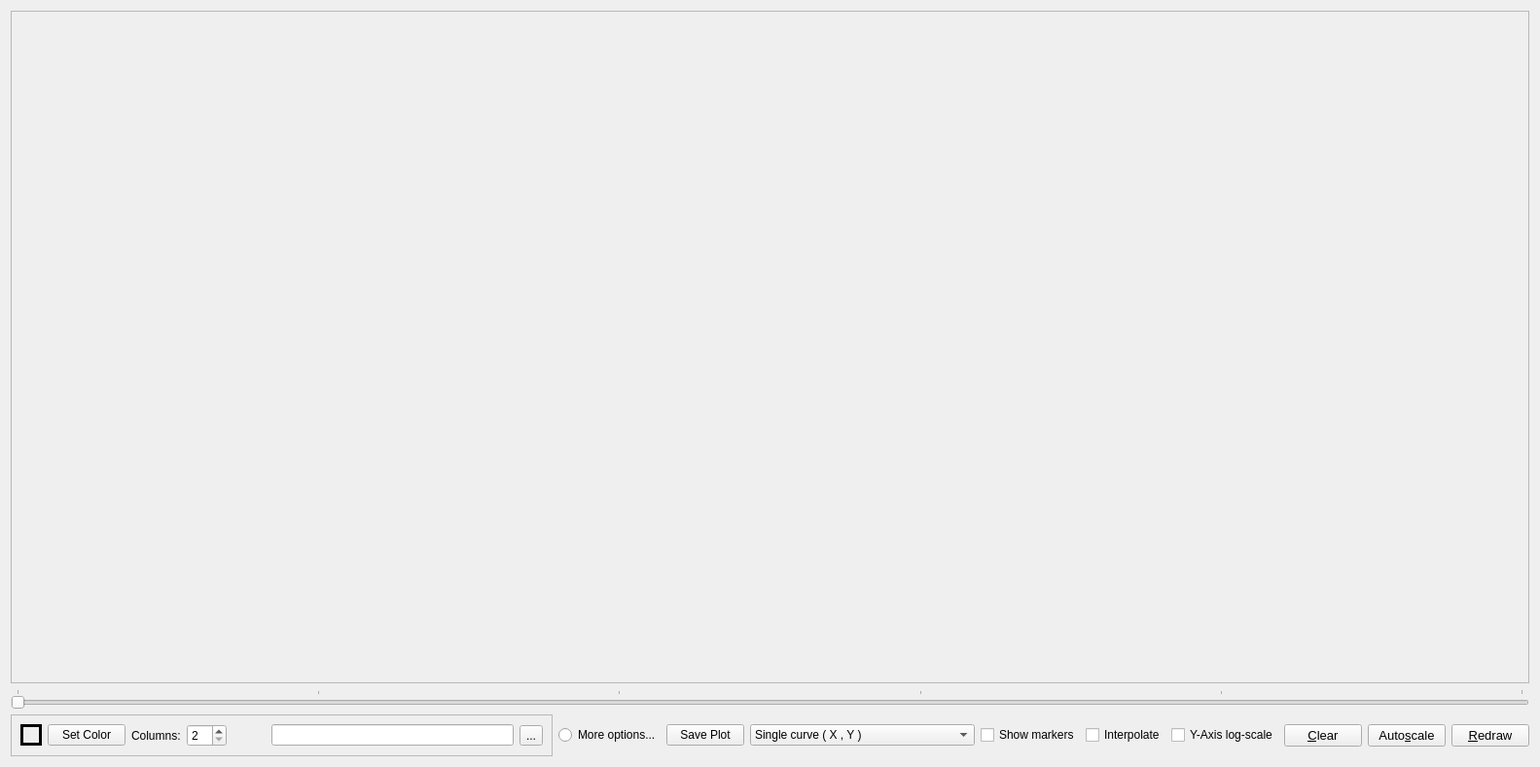
<?xml version="1.0" encoding="UTF-8"?>
<ui version="4.0">
 <class>PlotWindow</class>
 <widget class="QWidget" name="PlotWindow">
  <property name="geometry">
   <rect>
    <x>0</x>
    <y>0</y>
    <width>1583</width>
    <height>788</height>
   </rect>
  </property>
  <property name="sizePolicy">
   <sizepolicy hsizetype="Expanding" vsizetype="Expanding">
    <horstretch>0</horstretch>
    <verstretch>0</verstretch>
   </sizepolicy>
  </property>
  <property name="sizeIncrement">
   <size>
    <width>0</width>
    <height>0</height>
   </size>
  </property>
  <property name="windowTitle">
   <string>Form</string>
  </property>
  <layout class="QVBoxLayout" name="verticalLayout">
   <item>
    <layout class="QHBoxLayout" name="horizontalLayout_3">
     <item>
      <widget class="QFrame" name="frame">
       <property name="sizePolicy">
        <sizepolicy hsizetype="Expanding" vsizetype="Expanding">
         <horstretch>0</horstretch>
         <verstretch>0</verstretch>
        </sizepolicy>
       </property>
       <property name="frameShape">
        <enum>QFrame::StyledPanel</enum>
       </property>
       <property name="frameShadow">
        <enum>QFrame::Raised</enum>
       </property>
       <layout class="QHBoxLayout" name="horizontalLayout_4">
        <item>
         <widget class="QCustomPlot" name="customPlot" native="true">
          <property name="sizePolicy">
           <sizepolicy hsizetype="Expanding" vsizetype="Expanding">
            <horstretch>0</horstretch>
            <verstretch>0</verstretch>
           </sizepolicy>
          </property>
         </widget>
        </item>
       </layout>
      </widget>
     </item>
    </layout>
   </item>
   <item>
    <widget class="QSlider" name="paramSlide">
     <property name="maximum">
      <number>5</number>
     </property>
     <property name="orientation">
      <enum>Qt::Horizontal</enum>
     </property>
     <property name="tickPosition">
      <enum>QSlider::TicksAbove</enum>
     </property>
     <property name="tickInterval">
      <number>1</number>
     </property>
    </widget>
   </item>
   <item>
    <layout class="QHBoxLayout" name="horizontalLayout_2">
     <item>
      <widget class="QFrame" name="frameProperty">
       <property name="sizePolicy">
        <sizepolicy hsizetype="Expanding" vsizetype="Preferred">
         <horstretch>0</horstretch>
         <verstretch>0</verstretch>
        </sizepolicy>
       </property>
       <property name="frameShape">
        <enum>QFrame::StyledPanel</enum>
       </property>
       <property name="frameShadow">
        <enum>QFrame::Raised</enum>
       </property>
       <layout class="QHBoxLayout" name="horizontalLayout_5">
        <item>
         <widget class="QLabel" name="labelColorShow">
          <property name="sizePolicy">
           <sizepolicy hsizetype="Fixed" vsizetype="Fixed">
            <horstretch>0</horstretch>
            <verstretch>0</verstretch>
           </sizepolicy>
          </property>
          <property name="minimumSize">
           <size>
            <width>22</width>
            <height>20</height>
           </size>
          </property>
          <property name="maximumSize">
           <size>
            <width>22</width>
            <height>22</height>
           </size>
          </property>
          <property name="autoFillBackground">
           <bool>true</bool>
          </property>
          <property name="frameShape">
           <enum>QFrame::Box</enum>
          </property>
          <property name="frameShadow">
           <enum>QFrame::Plain</enum>
          </property>
          <property name="lineWidth">
           <number>3</number>
          </property>
          <property name="text">
           <string/>
          </property>
         </widget>
        </item>
        <item>
         <widget class="QPushButton" name="colorButton">
          <property name="text">
           <string>Set Color</string>
          </property>
         </widget>
        </item>
        <item>
         <widget class="QLabel" name="label_2">
          <property name="font">
           <font>
            <pointsize>9</pointsize>
           </font>
          </property>
          <property name="text">
           <string>Columns:</string>
          </property>
         </widget>
        </item>
        <item>
         <widget class="QSpinBox" name="qspinNum_2">
          <property name="sizePolicy">
           <sizepolicy hsizetype="Preferred" vsizetype="Fixed">
            <horstretch>0</horstretch>
            <verstretch>0</verstretch>
           </sizepolicy>
          </property>
          <property name="minimum">
           <number>2</number>
          </property>
         </widget>
        </item>
        <item>
         <spacer name="horizontalSpacer_2">
          <property name="orientation">
           <enum>Qt::Horizontal</enum>
          </property>
          <property name="sizeType">
           <enum>QSizePolicy::Preferred</enum>
          </property>
          <property name="sizeHint" stdset="0">
           <size>
            <width>40</width>
            <height>20</height>
           </size>
          </property>
         </spacer>
        </item>
        <item>
         <widget class="QLineEdit" name="lineEdit_2">
          <property name="sizePolicy">
           <sizepolicy hsizetype="Expanding" vsizetype="Fixed">
            <horstretch>0</horstretch>
            <verstretch>0</verstretch>
           </sizepolicy>
          </property>
         </widget>
        </item>
        <item>
         <widget class="QToolButton" name="toolButton_2">
          <property name="text">
           <string>...</string>
          </property>
         </widget>
        </item>
       </layout>
      </widget>
     </item>
     <item>
      <widget class="QRadioButton" name="radioButton">
       <property name="text">
        <string>More options...</string>
       </property>
      </widget>
     </item>
     <item>
      <widget class="QPushButton" name="savePushButton">
       <property name="text">
        <string>Save Plot</string>
       </property>
      </widget>
     </item>
     <item>
      <widget class="QComboBox" name="comboBox">
       <item>
        <property name="text">
         <string>Single curve ( X , Y )</string>
        </property>
       </item>
       <item>
        <property name="text">
         <string>Single curve ( Y , X )</string>
        </property>
       </item>
       <item>
        <property name="text">
         <string>Multiple curves ( X , Y1 , Y2 , ...)</string>
        </property>
       </item>
       <item>
        <property name="text">
         <string>Multiple curves ( X1 , Y1 , X2 , Y2 , ...)</string>
        </property>
       </item>
       <item>
        <property name="text">
         <string>Bar plot</string>
        </property>
       </item>
      </widget>
     </item>
     <item>
      <layout class="QHBoxLayout" name="horizontalLayout">
       <item>
        <widget class="QCheckBox" name="checkBox">
         <property name="sizePolicy">
          <sizepolicy hsizetype="Preferred" vsizetype="Fixed">
           <horstretch>0</horstretch>
           <verstretch>0</verstretch>
          </sizepolicy>
         </property>
         <property name="font">
          <font>
           <pointsize>9</pointsize>
          </font>
         </property>
         <property name="text">
          <string>Show markers</string>
         </property>
        </widget>
       </item>
       <item>
        <widget class="QCheckBox" name="checkBox_2">
         <property name="sizePolicy">
          <sizepolicy hsizetype="Preferred" vsizetype="Fixed">
           <horstretch>0</horstretch>
           <verstretch>0</verstretch>
          </sizepolicy>
         </property>
         <property name="font">
          <font>
           <pointsize>9</pointsize>
          </font>
         </property>
         <property name="text">
          <string>Interpolate</string>
         </property>
        </widget>
       </item>
       <item>
        <widget class="QCheckBox" name="checkBox_3">
         <property name="sizePolicy">
          <sizepolicy hsizetype="Preferred" vsizetype="Fixed">
           <horstretch>0</horstretch>
           <verstretch>0</verstretch>
          </sizepolicy>
         </property>
         <property name="font">
          <font>
           <pointsize>9</pointsize>
          </font>
         </property>
         <property name="text">
          <string>Y-Axis log-scale</string>
         </property>
        </widget>
       </item>
      </layout>
     </item>
     <item>
      <widget class="QPushButton" name="pushButton_2">
       <property name="font">
        <font>
         <pointsize>10</pointsize>
        </font>
       </property>
       <property name="text">
        <string>&amp;Clear</string>
       </property>
      </widget>
     </item>
     <item>
      <widget class="QPushButton" name="pushButton_3">
       <property name="sizePolicy">
        <sizepolicy hsizetype="Preferred" vsizetype="Fixed">
         <horstretch>0</horstretch>
         <verstretch>0</verstretch>
        </sizepolicy>
       </property>
       <property name="font">
        <font>
         <pointsize>10</pointsize>
        </font>
       </property>
       <property name="text">
        <string>Auto&amp;scale</string>
       </property>
      </widget>
     </item>
     <item>
      <widget class="QPushButton" name="pushButton">
       <property name="sizePolicy">
        <sizepolicy hsizetype="Preferred" vsizetype="Fixed">
         <horstretch>0</horstretch>
         <verstretch>0</verstretch>
        </sizepolicy>
       </property>
       <property name="font">
        <font>
         <pointsize>10</pointsize>
         <weight>50</weight>
         <bold>false</bold>
        </font>
       </property>
       <property name="text">
        <string>&amp;Redraw</string>
       </property>
       <property name="autoDefault">
        <bool>false</bool>
       </property>
       <property name="default">
        <bool>false</bool>
       </property>
       <property name="flat">
        <bool>false</bool>
       </property>
      </widget>
     </item>
    </layout>
   </item>
  </layout>
 </widget>
 <customwidgets>
  <customwidget>
   <class>QCustomPlot</class>
   <extends>QWidget</extends>
   <header>../SIMGUI/qcustomplot.h</header>
   <container>1</container>
  </customwidget>
 </customwidgets>
 <resources/>
 <connections/>
</ui>
